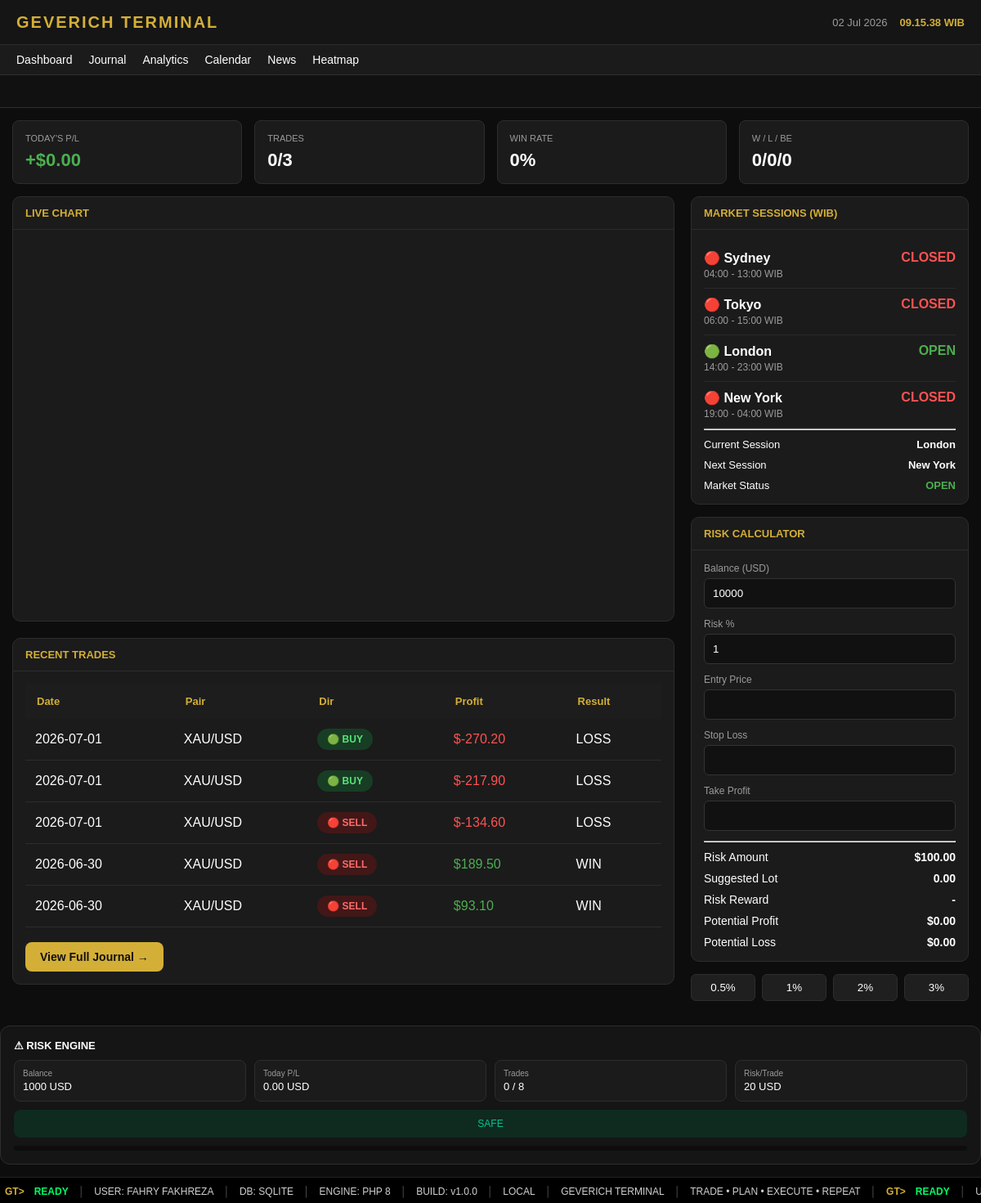
Before: / with the older database file.
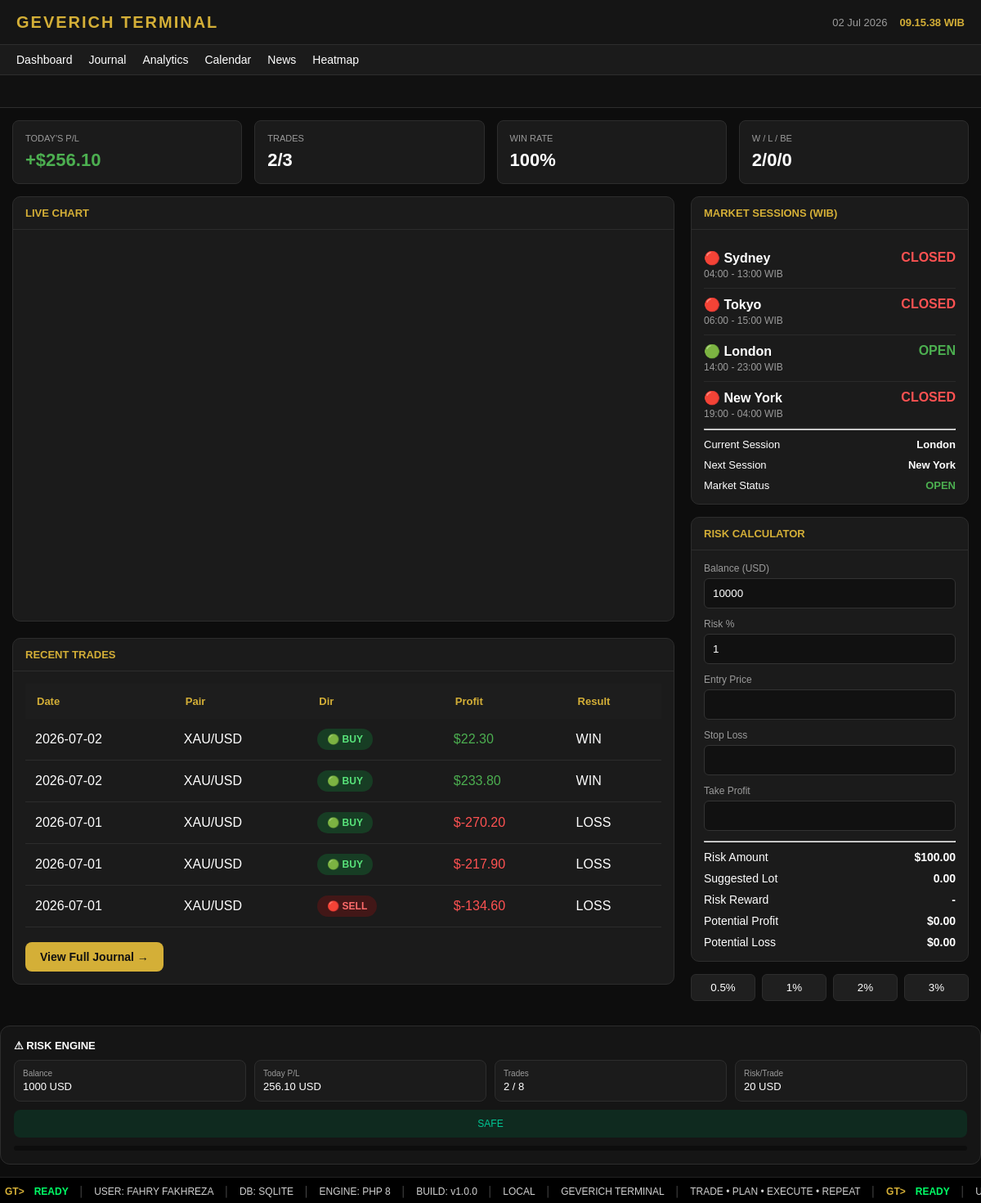
After: the same page with the newer database file.
### tables this page shows
CREATE TABLE trades (

id INTEGER PRIMARY KEY AUTOINCREMENT,

tanggal TEXT NOT NULL,

pair TEXT NOT NULL,

direction TEXT NOT NULL,

entry_price REAL NOT NULL,

sl REAL,

tp REAL,

exit_price REAL,

lot REAL,

profit_usd REAL DEFAULT 0,

hasil TEXT,

emotion TEXT,

note TEXT,

created_at DATETIME DEFAULT CURRENT_TIMESTAMP

);

### pages/dashboard.php (called while the page is built)
<?php require 'components/dashboard-stats.php'; ?>
<?php require 'components/chart.php'; ?>
<?php require 'components/risk-engine.php'; ?>

### components/chart.php (the view)
<div class="dashboard-layout">
    <div class="dashboard-left">
        <section class="chart-card">
            <div class="panel-title">
                LIVE CHART
            </div>
            <div class="chart-body">
                <div id="tv_chart"></div>
            </div>
        </section>
        <section class="card journal-preview">
            <div class="panel-title">
                RECENT TRADES
            </div>
    <div class="panel-content">
        <?php
        $db = getDB();
        $trades = $db->query("
        SELECT *
        FROM trades
        ORDER BY id DESC
        LIMIT 5
        ")->fetchAll();
        ?>
        <table class="trade-table">
            <thead>
                <tr>
                    <th>Date</th>
                    <th>Pair</th>
                    <th>Dir</th>
                    <th>Profit</th>
                    <th>Result</th>
                </tr>
            </thead>
            <tbody>
            <?php foreach($trades as $trade): ?>
            <tr>
                <td><?= $trade['tanggal'] ?></td>
                <td><?= $trade['pair'] ?></td>
<td>
<?php if($trade['direction']=="BUY"): ?>
<span class="badge badge-buy">
🟢 BUY
</span>
<?php else: ?>
<span class="badge badge-sell">
🔴 SELL
</span>
<?php endif; ?>
</td>
 <td>
<?php
$profit=(float)$trade['profit_usd'];
?>
<span style="color:<?= $profit>=0 ? '#4caf50' : '#ff5252' ?>">
$<?= number_format($profit,2) ?>
</span>
</td>
                <td><?= $trade['hasil'] ?></td>
            </tr>
            <?php endforeach; ?>
            </tbody>
        </table>
        <br>
        <a href="?page=journal" class="btn btn-primary">
            View Full Journal →
        </a>
    </div>
</section>
    </div>
    <aside class="sidebar">
        <?php require __DIR__.'/sessions.php'; ?>
        <?php require __DIR__.'/risk-calculator.php'; ?>
    </aside>
</div>

### components/dashboard-stats.php
<?php
$db = getDB();
$today = date('Y-m-d');
$stmt = $db->prepare("
SELECT
COUNT(*) total,
SUM(CASE WHEN hasil='WIN' THEN 1 ELSE 0 END) wins,
SUM(CASE WHEN hasil='LOSS' THEN 1 ELSE 0 END) losses,
SUM(CASE WHEN hasil='BE' THEN 1 ELSE 0 END) bes,
COALESCE(SUM(profit_usd),0) pnl
FROM trades
WHERE DATE(tanggal)=?
");
$stmt->execute([$today]);
$stats = $stmt->fetch(PDO::FETCH_ASSOC);
$totalTrades = $stats['total'] ?? 0;
$wins = $stats['wins'] ?? 0;
$losses = $stats['losses'] ?? 0;
$bes = $stats['bes'] ?? 0;
$pnl = $stats['pnl'] ?? 0;
$winRate = $totalTrades > 0
? round(($wins / $totalTrades) * 100)
: 0;
?>
<div class="dashboard-stats">
    <div class="stat-card">
        <div class="stat-title">Today's P/L</div>
        <div class="stat-value <?= $pnl >= 0 ? 'profit' : 'loss' ?>">
            <?= $pnl >= 0 ? '+' : '' ?>$<?= number_format($pnl,2) ?>
        </div>
    </div>
    <div class="stat-card">
        <div class="stat-title">Trades</div>
        <div class="stat-value">
            <?= $totalTrades ?>/3
        </div>
    </div>
    <div class="stat-card">
        <div class="stat-title">Win Rate</div>
        <div class="stat-value">
            <?= $winRate ?>%
        </div>
    </div>
    <div class="stat-card">
        <div class="stat-title">W / L / BE</div>
        <div class="stat-value">
            <?= $wins ?>/<?= $losses ?>/<?= $bes ?>
        </div>
    </div>
</div>

### components/sessions.php (shortened to what the changed rows need)
<?php
$now = time();
$day = date("N");
$isWeekend = ($day >= 6);
$order = ["Sydney", "Tokyo", "London", "New York"];
$sessions = [
    "Sydney" => ["start" => "04:00", "end" => "13:00"],
    "Tokyo"  => ["start" => "06:00", "end" => "15:00"],
    "London" => ["start" => "14:00", "end" => "23:00"],
    "New York" => ["start" => "19:00", "end" => "04:00"]
];
function isOpenSession($start, $end, $now)
{
    $startTS = strtotime(date("Y-m-d") . " " . $start);
    $endTS   = strtotime(date("Y-m-d") . " " . $end);
    if ($endTS < $startTS) {
        return ($now >= $startTS || $now < $endTS);
    }
    return ($now >= $startTS && $now < $endTS);
}
$current = "None";
foreach ($order as $name) {
    if (!$isWeekend && isOpenSession($sessions[$name]['start'], $sessions[$name]['end'], $now)) {
        $current = $name;
        break;
    }
}
$nextSession = null;
foreach ($order as $name) {
    $start = $sessions[$name]['start'];
    $ts = strtotime(date("Y-m-d") . " " . $start);
    if ($ts > $now) {
        $nextSession = $name;
        break;
    }
}
$marketStatus = $isWeekend ? "CLOSED" : "OPEN";
?>
<div class="card">
    <div class="panel-title">
        MARKET SESSIONS (WIB)
    </div>
    <div class="panel-content">
        <?php foreach ($sessions as $name => $s): ?>
            <?php
            $status = "CLOSED";
            $class = "session-close";
            $icon = "🔴";
            if ($isWeekend) {
                $status = "WEEKEND";
                $class = "session-weekend";
                $icon = "⚫";
            } else {
                if (isOpenSession($s['start'], $s['end'], $now)) {
                    $status = "OPEN";
                    $class = "session-open";
                    $icon = "🟢";
                }
            }
            ?>
            <div class="session-row">
                <div>
                    <?= $icon ?>
                    <strong><?= $name ?></strong>
                    <div class="session-time">
                        <?= $s['start'] ?> - <?= $s['end'] ?> WIB
                    </div>
                </div>
                <div class="<?= $class ?>">
                    <?= $status ?>
                </div>
            </div>
        <?php endforeach; ?>
        <hr>
        <div class="session-footer">
            <div>Current Session</div>
            <strong><?= $current ?></strong>
        </div>
        <div class="session-footer">
            <div>Next Session</div>
            <strong><?= $nextSession ?></strong>
        </div>
        <div class="session-footer">
            <div>Market Status</div>
            <strong class="<?= $isWeekend ? 'session-weekend' : 'session-open' ?>">
                <?= $marketStatus ?>
            </strong>
        </div>
    </div>
</div>

### components/risk-engine.php (shortened to what the changed rows need)
<?php
$db = getDB();
$balance = 1000;
$maxTrades = 8;
$riskPerTradePercent = 2;
$todayTrades = $db->query("
    SELECT profit_usd
    FROM trades
    WHERE DATE(tanggal) = DATE('now')
")->fetchAll();
$totalPnL = 0;
$totalTrades = count($todayTrades);
foreach ($todayTrades as $t) {
    $totalPnL += (float)$t['profit_usd'];
}
$riskPerTrade = ($balance * $riskPerTradePercent) / 100;
$status = "SAFE";
$statusClass = "safe";
?>
<div class="risk-container">
    <div class="risk-title">
        ⚠ RISK ENGINE
    </div>
    <div class="risk-grid">
        <div class="risk-box">
            <div class="label">Balance</div>
            <div class="value"><?= $balance ?> USD</div>
        </div>
        <div class="risk-box">
            <div class="label">Today P/L</div>
            <div class="value"><?= number_format($totalPnL, 2) ?> USD</div>
        </div>
        <div class="risk-box">
            <div class="label">Trades</div>
            <div class="value"><?= $totalTrades ?> / <?= $maxTrades ?></div>
        </div>
        <div class="risk-box">
            <div class="label">Risk/Trade</div>
            <div class="value"><?= $riskPerTrade ?> USD</div>
        </div>
    </div>
    <div class="risk-status <?= $statusClass ?>">
        <?= $status ?>
    </div>
    <div class="risk-bar">
    </div>
</div>

Changed rows visible on the page:
no longer on this page (row unchanged): trades: tanggal "2026-06-30", pair "XAU/USD", direction "🔴 SELL", profit_usd "189.50", hasil "WIN"
no longer on this page (row unchanged): trades: tanggal "2026-06-30", pair "XAU/USD", direction "🔴 SELL", profit_usd "93.10", hasil "WIN"
added trades: tanggal "2026-07-02", pair "XAU/USD", direction "🟢 BUY", profit_usd "22.30", hasil "WIN"
added trades: tanggal "2026-07-02", pair "XAU/USD", direction "🟢 BUY", profit_usd "233.80", hasil "WIN"
Other visible differences:
$pnl: "0.00" → "256.10"
$totalTrades: "0" → "2"
$winRate: "0" → "100"
$wins: "0" → "2"
$totalPnL: "0.00" → "256.10"
